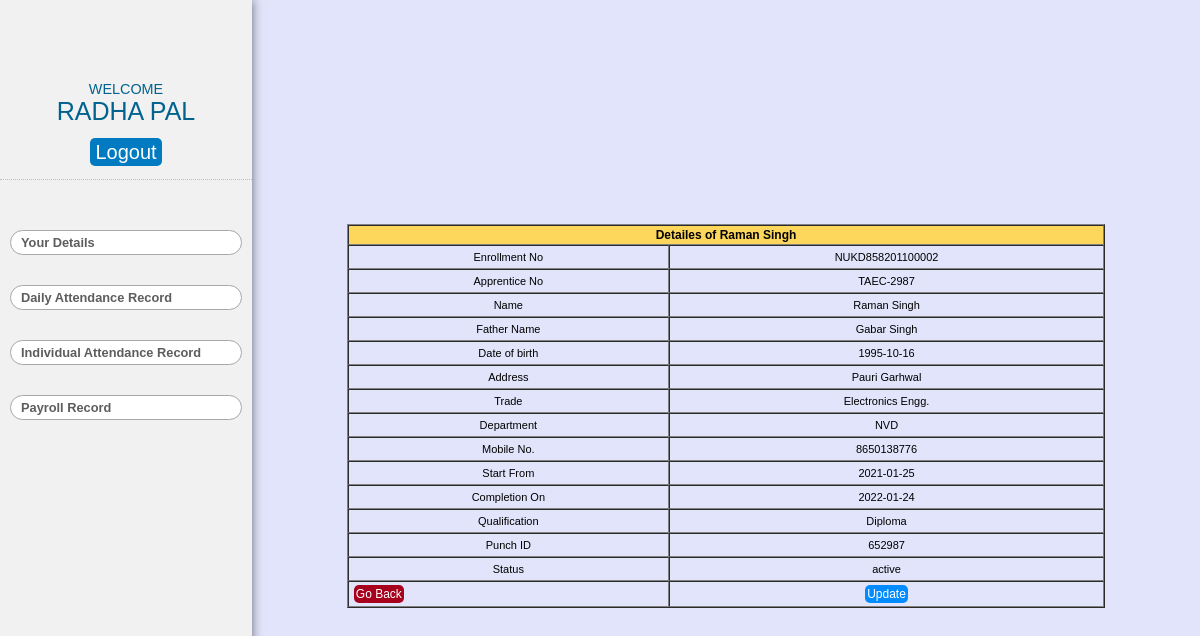
The page /view-details.php?apprentice_no=TAEC-2987 (signed in) on the database its author committed.
### tables this page shows
CREATE TABLE `apprentice` (
  `sn` int(11) NOT NULL,
  `enrollment_no` varchar(255) NOT NULL,
  `apprentice_no` varchar(255) NOT NULL,
  `name` varchar(255) NOT NULL,
  `father_name` varchar(255) NOT NULL,
  `dob` date NOT NULL,
  `address` varchar(255) NOT NULL,
  `trade` varchar(255) NOT NULL,
  `department` varchar(255) NOT NULL,
  `mobile` varchar(255) NOT NULL,
  `start_from` date NOT NULL,
  `completion_on` date NOT NULL,
  `qualification` int(11) NOT NULL,
  `punch_id` varchar(100) NOT NULL,
  `status` int(11) NOT NULL DEFAULT 1,
  `role` int(11) NOT NULL,
  `password` varchar(100) NOT NULL
);

### view-details.php (the view, shortened to what this page needs)
<!DOCTYPE html>
<html lang="en">
<head>
    <link rel="stylesheet" href="styles.css">
</head>
<body>
    <section class="content">
        <div class="main">
            <?php include_once "side-1.php"; ?>
            <div class="side-2" style="overflow-y:scroll">
                <div class="app-reg ">
                    <div class="input-table">
                        <?php include "backend/db.php";
                        $apprentice_no = $_GET['apprentice_no'];
                        $sql = "SELECT * from apprentice WHERE apprentice_no = '$apprentice_no'";
                        $result = mysqli_query($conn, $sql) or die("Query failed");
                        if (mysqli_num_rows($result) > 0) {
                            while ($row = mysqli_fetch_assoc($result)) {
                        ?>
                                <table width="100%" border="1" cellpadding="1" cellspacing="0" style="text-align:center; ">
                                    <thead>
                                        <tr>
                                            <th colspan="2">Detailes of <?php echo $row['name']; ?> </th>
                                        </tr>
                                    </thead>
                                    <tbody>
                                        <tr>
                                            <td>Enrollment No</td>
                                            <td><?php echo $row['enrollment_no']; ?></td>
                                        </tr>
                                        <tr>
                                            <td>Apprentice No</td>
                                            <td><?php echo $row['apprentice_no']; ?></td>
                                        </tr>
                                        <tr>
                                            <td>Name</td>
                                            <td><?php echo $row['name']; ?></td>
                                        </tr>
                                        <tr>
                                            <td>Father Name</td>
                                            <td><?php echo $row['father_name']; ?></td>
                                        </tr>
                                        <tr>
                                            <td>Date of birth</td>
                                            <td><?php echo $row['dob']; ?></td>
                                        </tr>
                                        <tr>
                                            <td>Address</td>
                                            <td><?php echo $row['address']; ?></td>
                                        </tr>
                                        <td>Trade</td>
                                        <td><?php echo $row['trade']; ?></td>
                                        <tr>
                                            <td>Department</td>
                                            <td><?php echo $row['department']; ?></td>
                                        </tr>
                                        <tr>
                                            <td>Mobile No.</td>
                                            <td><?php echo $row['mobile']; ?></td>
                                        </tr>
                                        <tr>
                                            <td>Start From</td>
                                            <td><?php echo $row['start_from']; ?></td>
                                        </tr>
                                        <tr>
                                            <td>Completion On</td>
                                            <td><?php echo $row['completion_on']; ?></td>
                                        </tr>
                                        <tr>
                                            <td>Qualification</td>
                                            <td><?php switch ($row['qualification']) {
                                                    case 2:
                                                        echo "Diploma";
                                                        break;
                                                } ?></td>
                                        </tr>
                                        <tr>
                                            <td>Punch ID </td>
                                            <td><?php echo $row['punch_id']; ?></td>
                                        </tr>
                                        <tr>
                                            <td>Status </td>
                                            <td>
                                                <?php switch ($row['status']) {
                                                    case 1:
                                                        echo "active";
                                                        break;
                                                }
                                                ?>
                                            </td>
                                        </tr>
                                        <tr>
                                            <td style="text-align:left;"><a href='app-list.php' style='font-size:12px;background:rgb(167, 0, 28);color:#fff'>Go Back</a></td>
                                            <?php
                                            echo "<td><a href='update-details.php?apprentice_no={$row['apprentice_no']}' style='font-size:12px;background:rgb(0, 140, 255);color:#fff'>Update</a></td>"; ?>
                                        </tr>
                                    </tbody>
                                </table>
                        <?php
                            }
                        }
                        ?>
                    </div>
                </div>
            </div>
        </div>
    </section>
</body>
</html>

### styles.css (style rules this page uses)
* { box-sizing: border-box; margin: 0; padding: 0; scroll-behavior: smooth; font-family: "Poppins", sans-serif; }
body { width: 100vw; height: 100vh; }
a { text-decoration: none; }
section { height: 100vh; max-width: 100%; padding: 20px; }
.form input, a { margin-top: 50px; margin-left: auto; margin-right: auto; width: 90%; padding: 10px 10px; border: none; outline: none; color: rgb(0, 104, 104); background-color: rgb(255, 255, 255); border-radius: 5px; }
.content { padding: 0; }
.main { height: 100%; display: flex; width: 100vw; }
.side-2 { width: 79%; height: 100vh; overflow-y: scroll; background-color: rgba(193, 200, 244, 0.484); }
.app-reg { padding-top: 30px; width: 100%; height: 100%; display: flex; flex-direction: column; justify-content: center; align-items: center; }
.input-table { height: 80%; margin: auto; width: 80%; display: flex; justify-content: center; align-items: center; }
thead { background-color: rgb(252, 215, 92); font-size: 12px; }
th { padding: 2px; }
tr { height: 20px; }
td { font-size: 11px; padding: 5px 5px; }
td a { padding: 2px; cursor: pointer; font-size: 15px; }

### rows shown on the page
apprentice: name "Raman Singh", enrollment_no "NUKD858201100002", apprentice_no "TAEC-2987", father_name "Gabar Singh", dob "1995-10-16", address "Pauri Garhwal", trade "Electronics Engg.", department "NVD", mobile "8650138776", start_from "2021-01-25", completion_on "2022-01-24", shows "Diploma", punch "652987", shows "active"

### other values the page prints
$_SESSION['name'] "RADHA PAL"
